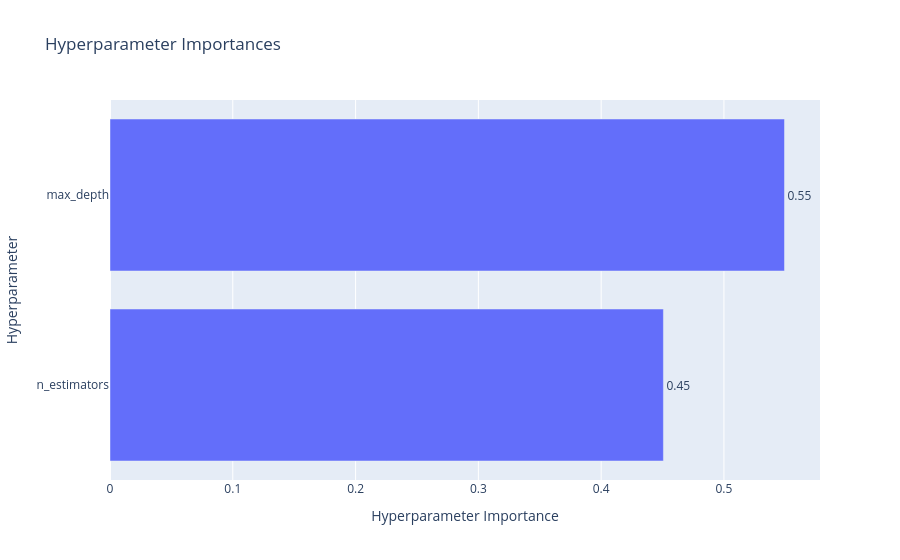

Notebook code for this chart:
### Code cell
plot_param_importances(study).show()

### Figure 1 — Plotly figure (JSON) as saved in the notebook; plotly's stock layout.template omitted (floating-point values rounded to 4 significant figures)
{"data": [{"cliponaxis": false, "hovertemplate": ["n_estimators (IntDistribution): 0.45068594038044546<extra></extra>", "max_depth (IntDistribution): 0.5493140596195545<extra></extra>"], "name": "Objective Value", "orientation": "h", "text": ["0.45", "0.55"], "textposition": "outside", "type": "bar", "x": [0.4507, 0.5493], "y": ["n_estimators", "max_depth"]}], "layout": {"title": {"text": "Hyperparameter Importances"}, "xaxis": {"title": {"text": "Hyperparameter Importance"}}, "yaxis": {"title": {"text": "Hyperparameter"}}}}
